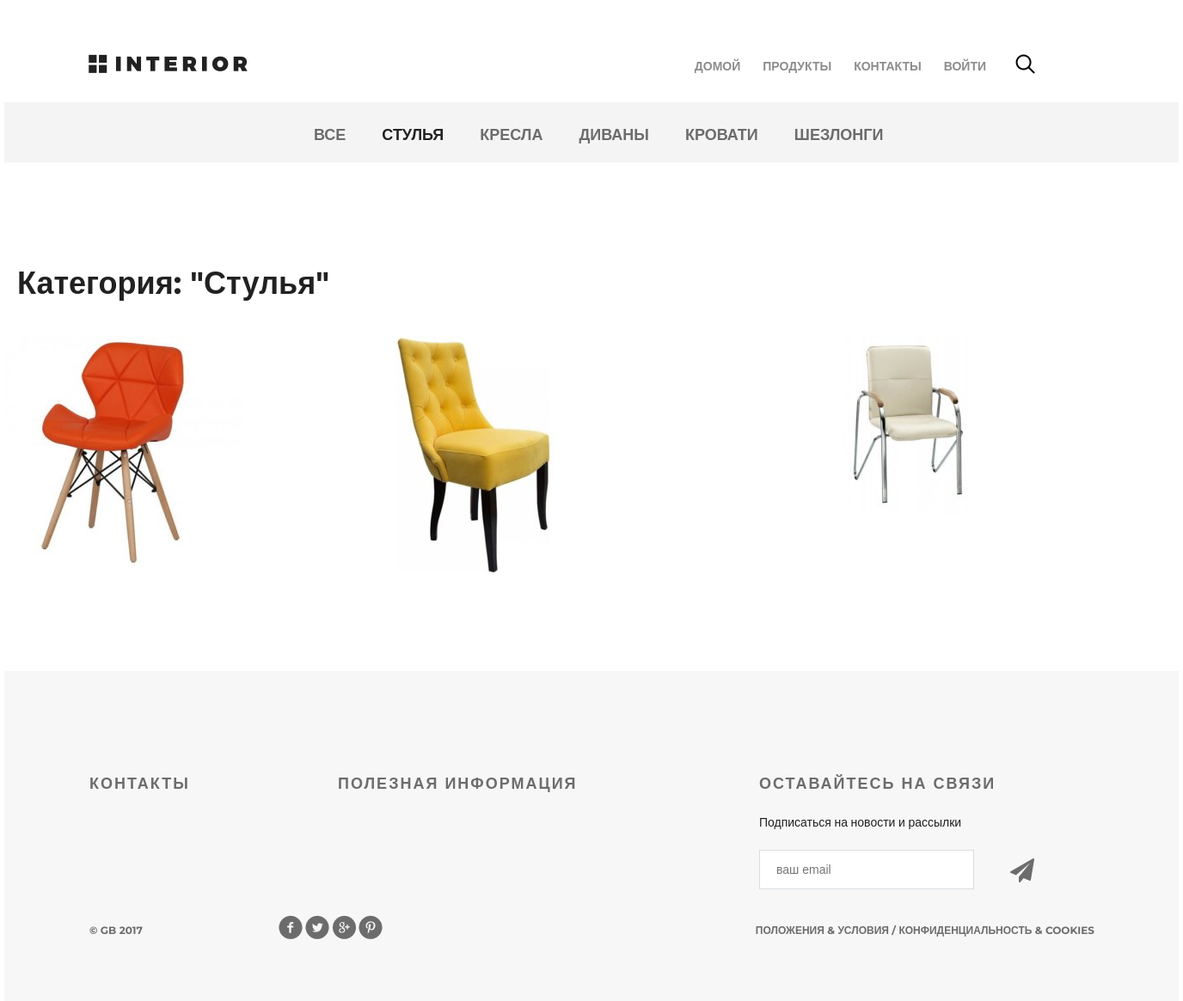
Page /products/category/1/ on the committed database.
### mainapp/models.py (models this page shows, shortened)
class ProductCategory(models.Model):
    name = models.CharField(verbose_name='имя', max_length=64, unique=True)
    description = models.TextField(verbose_name='описание', blank=True)

class Product(models.Model):
    category = models.ForeignKey(ProductCategory, on_delete=models.CASCADE)
    name = models.CharField(verbose_name='имя продукта', max_length=128)
    image = models.ImageField(upload_to='products_images', blank=True)
    short_desc = models.CharField(verbose_name='краткое описание продукта', max_length=60, blank=True)
    description = models.TextField(verbose_name='описание продукта', blank=True)
    price = models.DecimalField(verbose_name='цена продукта', max_digits=8, decimal_places=2, default=0)
    quantity = models.PositiveIntegerField(verbose_name='количество на складе', default=0)

### mainapp/views.py (the view, shortened to what this page needs)
# urls.py: path('products/', include('mainapp.urls', namespace='products')),
def products(request, pk=None):
    print(pk)
    title = 'продукты'
    links_menu = ProductCategory.objects.all()
    basket = get_basket(request.user)
    our_products = Product.objects.all()
    if request.user.is_authenticated:
        basket = Basket.objects.filter(user=request.user)
    if pk is not None:
        if pk == 0:
            category = {'name': 'все'}
            our_products = Product.objects.all().order_by('price')
        else:
            category = get_object_or_404(ProductCategory, pk=pk)
            our_products = Product.objects.filter(category__pk=pk).order_by('price')
        content = {
            'title': title,
            'links_menu': links_menu,
            'category': category,
            'products': our_products,
            'basket': basket,
        }
        return render(request, 'mainapp/products_list.html', content)

### mainapp/views.py (called while the page is built)
def get_basket(user):
    if user.is_authenticated:
        return Basket.objects.filter(user=user)
    else:
        return []

### mainapp/templates/mainapp/products_list.html (shortened to what this page needs)
{% extends 'mainapp/base.html' %}
{% load static %}
{% block content %}
    <div class="container">
        <div class="hero-white">
			{% block main-menu %}
				{{ block.super }}
			{% endblock main-menu %}
        </div>
        <div class="details">
            <div class="links clearfix">
                {% include 'includes/inc-categories-menu.html' %}
            </div>
            <div class="category-products list">
                <div class="title clearfix">
                    <h2>
                        Категория: "{{ category.name|title }}"
                    </h2>
                </div>
                <div class="tab-content clearfix">
                    {% for product in products %}
                        <div class="block">
                            <a href="{% url 'products:product' product.pk %}">
                                <img src="/media/{{ product.image}}" alt=" {{ product.short_desc }}">
                            </a>
                        </div>
                    {% endfor %}
                </div>
            </div>
        </div>
        <div class="clr"></div>
    </div>
{% endblock content %}

### mainapp/templates/includes/inc-categories-menu.html
{% load static %}
<ul class="links-menu">
    <li>
        <a href="{% url 'products:category' 0 %}" class="{% if request.resolver_match.kwargs.pk == '0' %} active {% endif %}">
            все
        </a>
    </li>
    {% for link in links_menu %}
        <li>
            <a href="{% url 'products:category' link.pk %}"
                class="
                    {% if request.resolver_match.kwargs.pk|add:'0' == link.pk %}
                        active
                    {% endif %}">
                {{ link.name }}
            </a>
        </li>
    {% endfor %}
</ul>

### static/css/style.css (style rules this page uses)
* { margin: 0; padding: 0; }
body { font-family: 'Montserrat', sans-serif; }
html, body { height: 100%; }
.clr { height: 384px; }
.container { width: 1366px; margin: 0 auto; min-height: 100%; }
.clearfix:after { content: ""; display: block; clear: both; }
.tab-content { margin-top: 50px; display: flex; justify-content: space-between; margin-bottom: 120px; }
.tab-content .block { height: 270px; width: 270px; position: relative; }
.title { height: 152px; margin-right: 15px; }
.title h2 { float: left; margin-top: 118px; color: #212121; font-size: 36px; font-weight: 700; text-align: left; margin-left: 15px; }
.hero-white { background-color: #fff; height: 119px; padding-left: 98px; padding-right: 211px; position: relative; }
.links { height: 70px; background-color: #f4f4f4; position: relative; padding-left: 360px; }
.links-menu { margin: 27px auto 0px; position: absolute; }
.links-menu li { float: left; list-style-type: none; padding-right: 42px; }
.links-menu li a { text-decoration: none; color: #6c6c6c; font-size: 18px; font-weight: 700; text-transform: uppercase; }
.links-menu .active { color: #212121; font-size: 18px; font-weight: 700; }

### rows in the picture
ProductCategory: name "СТУЛЬЯ", name "Стулья"
ProductCategory: name "КРЕСЛА"
ProductCategory: name "ДИВАНЫ"
ProductCategory: name "КРОВАТИ"
ProductCategory: name "ШЕЗЛОНГИ"
Product: image (picture)
Product: image (picture)
Product: image (picture)
